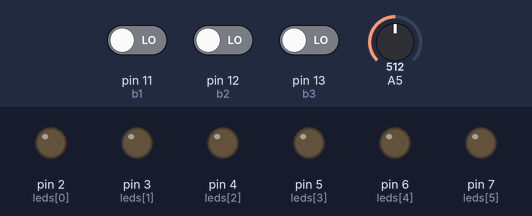
A sketch run on a simulated Arduino Uno, built with avr-gcc and run on an emulated ATmega328P. Shown: output pins drawn as LEDs (lit = HIGH). Dashed ring = blinking. The inputs (shaded band) are chosen by the test bench; at power-on: pin 11 (b1) LOW, pin 12 (b2) LOW, A5 = 512, pin 13 (b3) LOW.

Above: at 1.2 s.
1.3 s: pin 11 (b1) driven HIGH
At 2.1 s:
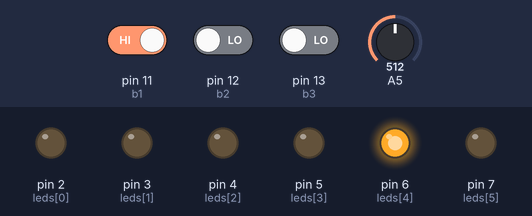
4.3 s: pin 12 (b2) driven HIGH
At 6.1 s:
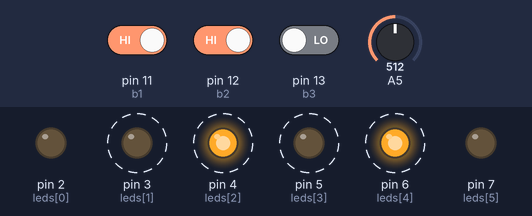
9.8 s: pin 11 (b1) driven LOW
At 11.7 s:
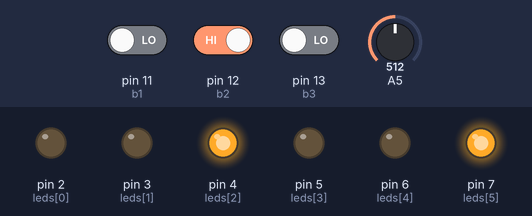
11.8 s: A5 set to 102
14.8 s: A5 set to 87
Timing chart, 0 to 17.3 s (numbered marks = the images above; inputs shaded):
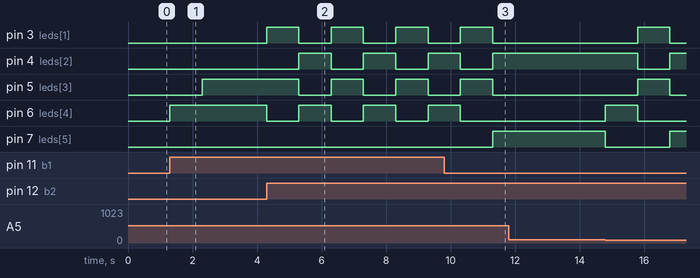

Measured:
- after the input at 1.3 s, pin 5 (leds[3]): LOW → HIGH after 1.0 s; pin 6 (leds[4]): LOW → HIGH at once
- after the input at 4.3 s, pin 3 (leds[1]), pin 6 (leds[4]): alternates HIGH for 1.0 s and LOW for 1.0 s, starting at once; pin 4 (leds[2]), pin 5 (leds[3]): alternates HIGH for 1.0 s and LOW for 1.0 s, starting after 1.0 s
- after the input at 9.8 s, pin 6 (leds[4]): goes on until 10.3 s, then stays LOW; pin 7 (leds[5]): LOW → HIGH after 1.5 s
- after the input at 11.8 s, every drawn part: stays the same

The sketch:

semaforo.ino
```cpp
int leds[] = {2,3,4,5,6,7}, i, j;
int sem1[] = {2,3,4}, sem2[] = {7,6,5};
int intervalo = 0, intervalo2 = 0, verde1 = 0, verde2 =0, vermelho1 =0 , vermelho2= 0;
unsigned long previous = 0, previous2 = 0;
int cor = 0;

int millisAmarelo = 0, millisAmarelo2 = 0;

String cores[3] = {"Verde", "Amarelo", "Vermelho"};

int ultimo = 0;

int sinal = 1;

bool verificador = false;

int b1 = 11, b2 = 12, b3 = 13;

void setup()
{
  Serial.begin(9600);
  pinMode(A5, INPUT);
  for(i = 0 ; i < 6 ; i++){
  	pinMode(leds[i], OUTPUT);
  }

  pinMode(b1, INPUT);
  pinMode(b2, INPUT);
  pinMode(b3, INPUT);

}

void loop()
{
  intervalo = analogRead(A5);
  intervalo = map(intervalo, 0,1023, 2000, 10000);


  unsigned long tempoAtual = millis();

  if(digitalRead(b1)){
      if(digitalRead(0)){

      }else{

        if(ultimo == 2){
          sinal *= -1;
          ultimo = 1;
        }else{
          ultimo = 1;
        }


        cor = 1;
        warning();
        previous = tempoAtual;
     }
  }


   if(digitalRead(b2)){
      if(digitalRead(7)){

      }else{
        if(ultimo == 1){
          sinal *= -1;
          ultimo = 2;
         }else{
          ultimo = 2;
        }

        cor = 1;
        warning();
        previous = tempoAtual;
      }


   }


   if(digitalRead(b3)){
     if(verificador != true){
       for(i = 0; i< 3; i++){
         if(digitalRead(sem1[i])){
           Serial.print("Estado semaforo 1 (esquerda): ");
           Serial.println(cores[i]);
         }
       }

       for(j = 0; j< 3; j++){
         if(digitalRead(sem2[j])){
           Serial.print("Estado semaforo 2 (direita): ");
           Serial.println(cores[j]);
         }
       }

       Serial.print("Tempo para transicao: ");
       Serial.println(intervalo - (tempoAtual - previous));
       verificador =  true;
     }
   }else{
     verificador =  false;
   }

  if(tempoAtual - previous > intervalo){


    previous = tempoAtual;

    if(cor == 0){
    	opened();
    }

    else if(cor == 1){
    	warning();
    }

    if(cor == 3 || cor == -1){
      sinal *= -1;
      cor += 2*sinal;
    }


   if(cor == 3){
      cor = 0;
    }


  }


}

void warning(){
        if(sinal == -1)
          digitalWrite(leds[1], HIGH);
      	else
          digitalWrite(leds[4], HIGH);

        digitalWrite(leds[0], LOW);
      	digitalWrite(leds[5], LOW);
      	cor += sinal;
        delay(1000);
        if(sinal == 1)
          closed();
        else
          opened();
}

void closed(){
        digitalWrite(leds[0], HIGH);
      	digitalWrite(leds[3], HIGH);
        digitalWrite(leds[2], LOW);
      	digitalWrite(leds[5], LOW);
        digitalWrite(leds[1], LOW);
      	digitalWrite(leds[4], LOW);
        cor += sinal;
}

void opened(){
        digitalWrite(leds[2], HIGH);
      	digitalWrite(leds[5], HIGH);
        digitalWrite(leds[0], LOW);
      	digitalWrite(leds[3], LOW);
        digitalWrite(leds[1], LOW);
      	digitalWrite(leds[4], LOW);
      	cor += sinal;
}
```
